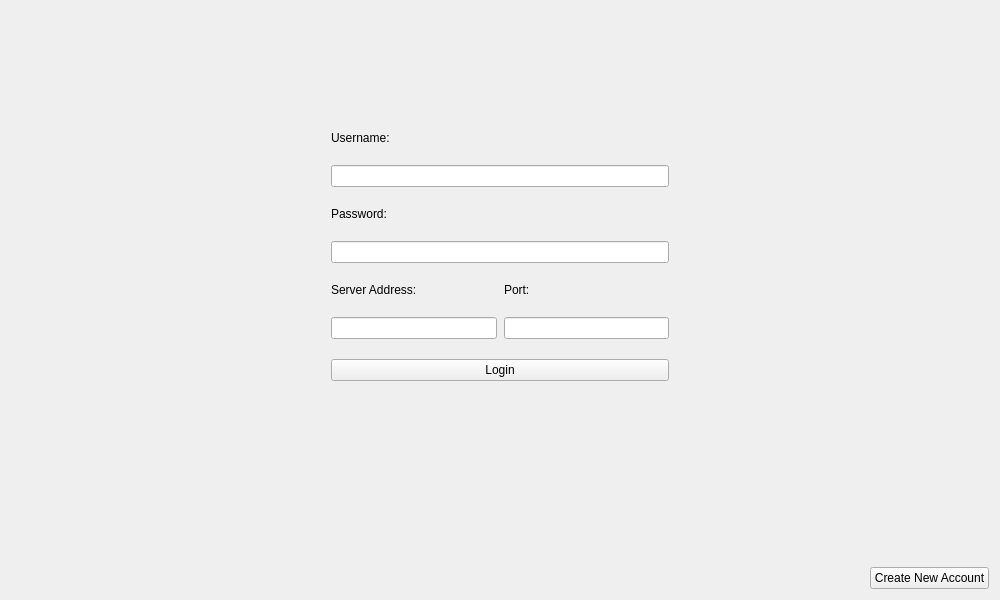
<?xml version="1.0" encoding="UTF-8"?>
<ui version="4.0">
 <class>Login</class>
 <widget class="QWidget" name="Login">
  <property name="geometry">
   <rect>
    <x>0</x>
    <y>0</y>
    <width>1000</width>
    <height>600</height>
   </rect>
  </property>
  <property name="windowTitle">
   <string>Login</string>
  </property>
  <layout class="QVBoxLayout" name="verticalLayout" stretch="1,0">
   <item>
    <layout class="QVBoxLayout" name="verticalLayout_5">
     <property name="spacing">
      <number>20</number>
     </property>
     <property name="leftMargin">
      <number>320</number>
     </property>
     <property name="topMargin">
      <number>120</number>
     </property>
     <property name="rightMargin">
      <number>320</number>
     </property>
     <property name="bottomMargin">
      <number>120</number>
     </property>
     <item>
      <widget class="QLabel" name="label_13">
       <property name="sizePolicy">
        <sizepolicy hsizetype="Preferred" vsizetype="Fixed">
         <horstretch>0</horstretch>
         <verstretch>0</verstretch>
        </sizepolicy>
       </property>
       <property name="text">
        <string>Username:</string>
       </property>
      </widget>
     </item>
     <item>
      <widget class="QLineEdit" name="username_txt"/>
     </item>
     <item>
      <widget class="QLabel" name="label_14">
       <property name="sizePolicy">
        <sizepolicy hsizetype="Preferred" vsizetype="Fixed">
         <horstretch>0</horstretch>
         <verstretch>0</verstretch>
        </sizepolicy>
       </property>
       <property name="text">
        <string>Password:</string>
       </property>
      </widget>
     </item>
     <item>
      <widget class="QLineEdit" name="password_txt">
       <property name="echoMode">
        <enum>QLineEdit::Password</enum>
       </property>
      </widget>
     </item>
     <item>
      <layout class="QGridLayout" name="gridLayout_4">
       <property name="horizontalSpacing">
        <number>7</number>
       </property>
       <property name="verticalSpacing">
        <number>20</number>
       </property>
       <item row="1" column="0">
        <widget class="QLineEdit" name="address_txt"/>
       </item>
       <item row="0" column="1">
        <widget class="QLabel" name="label_15">
         <property name="sizePolicy">
          <sizepolicy hsizetype="Preferred" vsizetype="Fixed">
           <horstretch>0</horstretch>
           <verstretch>0</verstretch>
          </sizepolicy>
         </property>
         <property name="text">
          <string>Port:</string>
         </property>
        </widget>
       </item>
       <item row="1" column="1">
        <widget class="QLineEdit" name="port_txt"/>
       </item>
       <item row="0" column="0">
        <widget class="QLabel" name="label_16">
         <property name="sizePolicy">
          <sizepolicy hsizetype="Preferred" vsizetype="Fixed">
           <horstretch>0</horstretch>
           <verstretch>0</verstretch>
          </sizepolicy>
         </property>
         <property name="text">
          <string>Server Address:</string>
         </property>
        </widget>
       </item>
      </layout>
     </item>
     <item>
      <widget class="QPushButton" name="login_button">
       <property name="text">
        <string>Login</string>
       </property>
      </widget>
     </item>
    </layout>
   </item>
   <item>
    <layout class="QGridLayout" name="gridLayout">
     <property name="sizeConstraint">
      <enum>QLayout::SetMinimumSize</enum>
     </property>
     <item row="1" column="1">
      <widget class="QPushButton" name="goto_register_button">
       <property name="text">
        <string>Create New Account</string>
       </property>
      </widget>
     </item>
     <item row="1" column="0">
      <spacer name="horizontalSpacer">
       <property name="orientation">
        <enum>Qt::Horizontal</enum>
       </property>
       <property name="sizeHint" stdset="0">
        <size>
         <width>40</width>
         <height>20</height>
        </size>
       </property>
      </spacer>
     </item>
     <item row="0" column="0">
      <spacer name="verticalSpacer">
       <property name="orientation">
        <enum>Qt::Vertical</enum>
       </property>
       <property name="sizeHint" stdset="0">
        <size>
         <width>20</width>
         <height>40</height>
        </size>
       </property>
      </spacer>
     </item>
    </layout>
   </item>
  </layout>
 </widget>
 <resources/>
 <connections/>
</ui>
